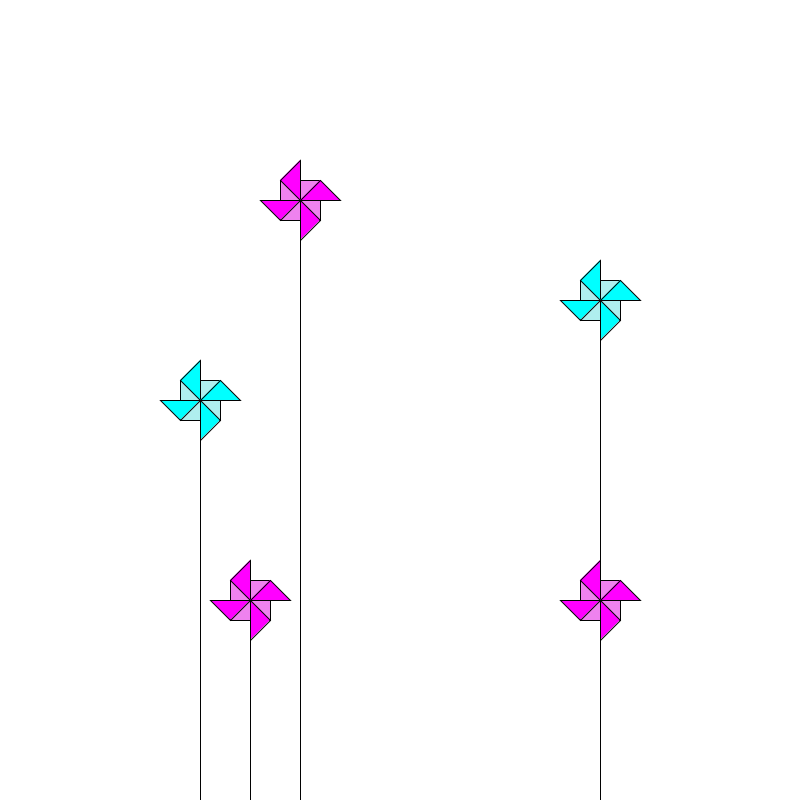
Frame 1 (no input)
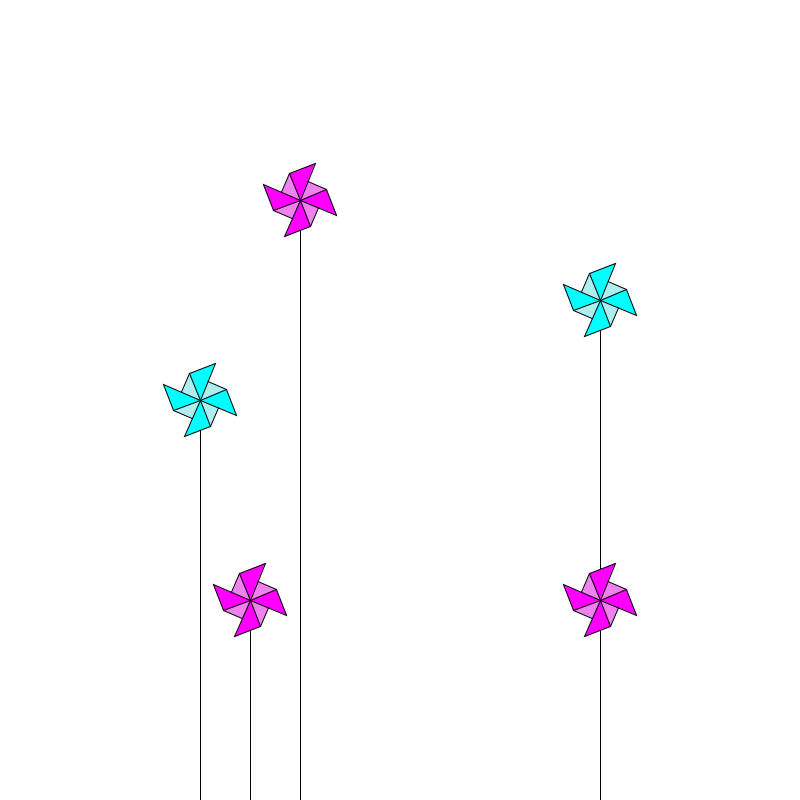
Frame 60 (the mouse pressed at the canvas centre just before this capture)
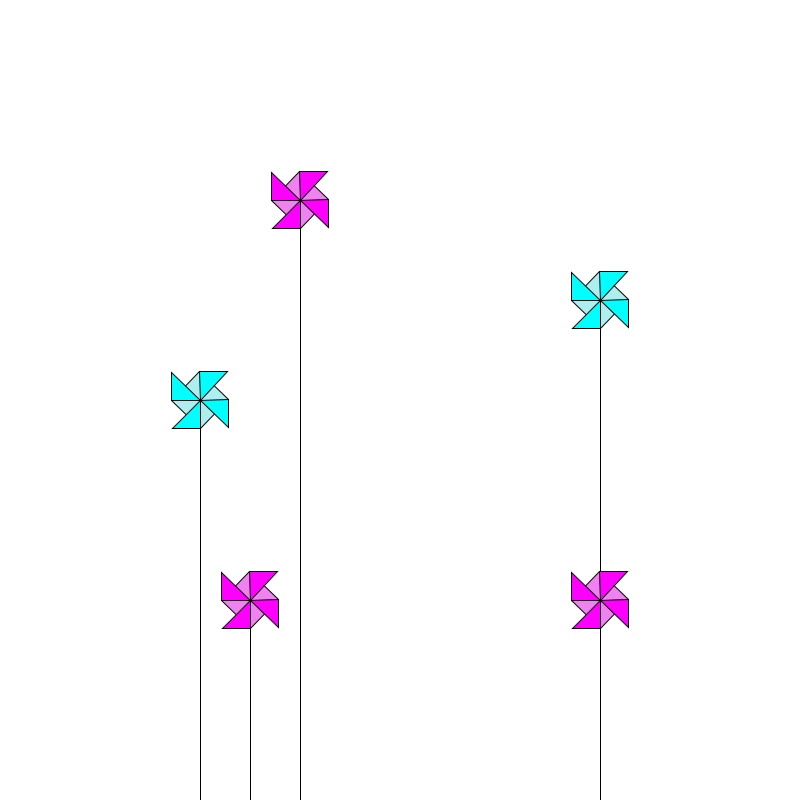
Frame 120 (the mouse held since frame 60 and released just before this capture)

The Processing sketch that drew these frames (run headless with seeded random() and noise(); from frame 60 on, the mouse is pressed at the canvas centre):

// Processing sketch: Canvas
// ── Canvas.pde
Windmill[] mil;

void setup() {
  size(800, 800);
  background(255);
  //frameRate(30);
  
  // initialize wmill;
  mil = new Windmill[5];
  mil[0] = new Windmill(300, 200, 20, "Red");
  mil[1] = new Windmill(200, 400, 20, "Blue");
  mil[2] = new Windmill(250, 600, 20, "Red");
  mil[3] = new Windmill(600, 300, 20, "Blue");
  mil[4] = new Windmill(600, 600, 20, "Red");
}

void draw() {
  background(255);
  for (int i = 0; i < 5; i++) {
    mil[i].draw();
  }
}

// ── Windmill.pde
class Windmill {
  PVector location;
  float angle;
  float speed;
  int size;
  color rectColor, triangleColor;

  Windmill(int _x, int _y, int _size, String _color) {
    location = new PVector(_x, _y);
    angle = 0;
    speed = 0.02;
    size = _size;
    if (_color == "Blue") {
      rectColor = #afeeee;
      triangleColor = #00ffff;
    } else if (_color == "Red") {
      rectColor = #ee82ee;
      triangleColor = #ff00ff;
    }
  }

  void draw() {
    stroke(1);
    rectMode(CENTER);
    pushMatrix();
    translate(location.x, location.y);
    line(0, 0, 0, height - location.y);
    rotate(-angle);
    fill(rectColor);
    rect(0, 0, 2*size, 2*size);
    fill(triangleColor);
    triangle(-1*size, -1*size, 0, -2*size, 0, 0);
    triangle(1*size, -1*size, 2*size, 0, 0, 0);
    triangle(1*size, 1*size, 0, 2*size, 0, 0);
    triangle(-1*size, 1*size, -2*size, 0, 0, 0);
    popMatrix();
    angle += speed;
  }
}
